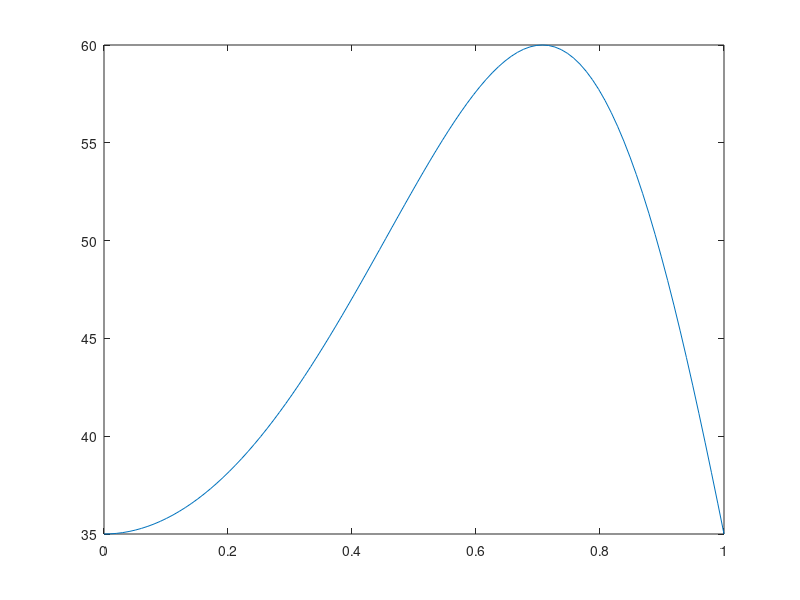

The MATLAB script that drew this image:
r_0 = 35;
r_max = 60;
s_max = 90;

t = linspace(0,1,100);
lambda = r_0 + (r_max - r_0) * cosd(t.^2*180 - s_max);

plot(t, lambda)